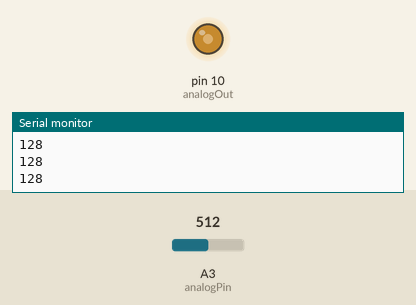
Simulated run of this sketch. Board: Arduino Uno, built with avr-gcc and run on an emulated ATmega328P. On the bench: output pins drawn as LEDs (lit = HIGH), the last lines printed to the serial monitor. Inputs (shaded band) come from the test bench; at power-on: A3 (analogPin) = 512.

Above: at 1.2 s.
1.3 s: A3 (analogPin) set to 716
At 1.6 s:
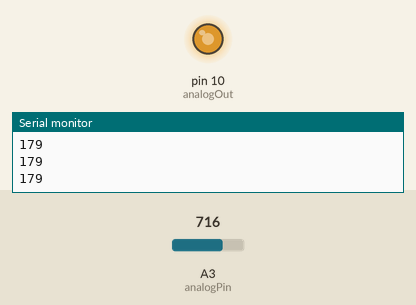
2.8 s: A3 (analogPin) set to 900
At 4.0 s:
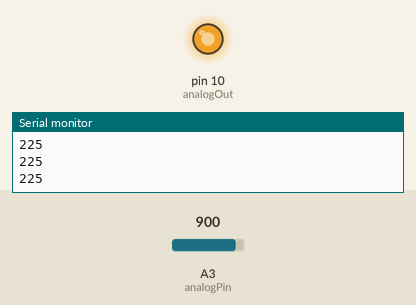
4.3 s: A3 (analogPin) set to 122
At 5.0 s:
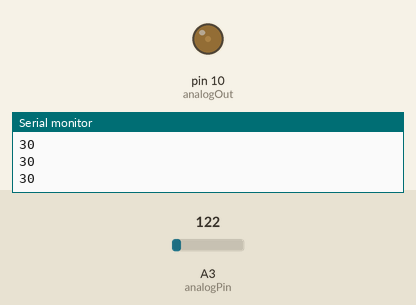
5.8 s: A3 (analogPin) set to 0
At 6.2 s:
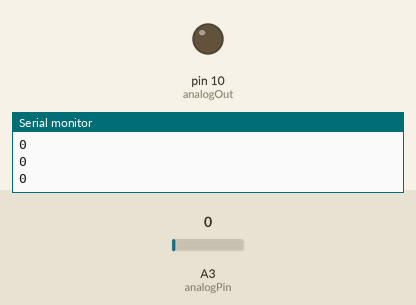
Timing chart, 0 to 8.3 s (numbered marks = the images above; inputs shaded):
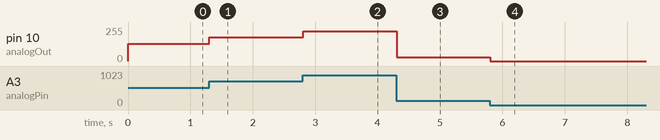

The sketch:

dimmer.ino
```cpp
int digitalOut = 13;
int analogPin = A3;
int analogOut = 10;

int inputLevel;


int brightness(int pot) {
  // convert a 10-bit analog signal into an 8-bit analog signal
  // pot is a value between 0 and 1023, representing an analog signal
  // converted to a 10-bit resolution
  // the goal is to scale this number down to the range [0, 255]
  return float(pot) / 1024 * 256;

}


void setup() {
  Serial.begin(9600);
  // pinMode(output, OUTPUT);

}

void loop() {
  inputLevel = analogRead(analogPin);
  Serial.println(brightness(inputLevel));
  analogWrite(analogOut, brightness(inputLevel));

  delay(1);

}
```

Measured:
- after the input at 1.3 s, pin 10 (analogOut): 128/255 → 179/255 at once
- after the input at 2.8 s, pin 10 (analogOut): 179/255 → 225/255 at once
- after the input at 4.3 s, pin 10 (analogOut): 225/255 → 30/255 at once
- after the input at 5.8 s, pin 10 (analogOut): 30/255 → 0/255 at once
